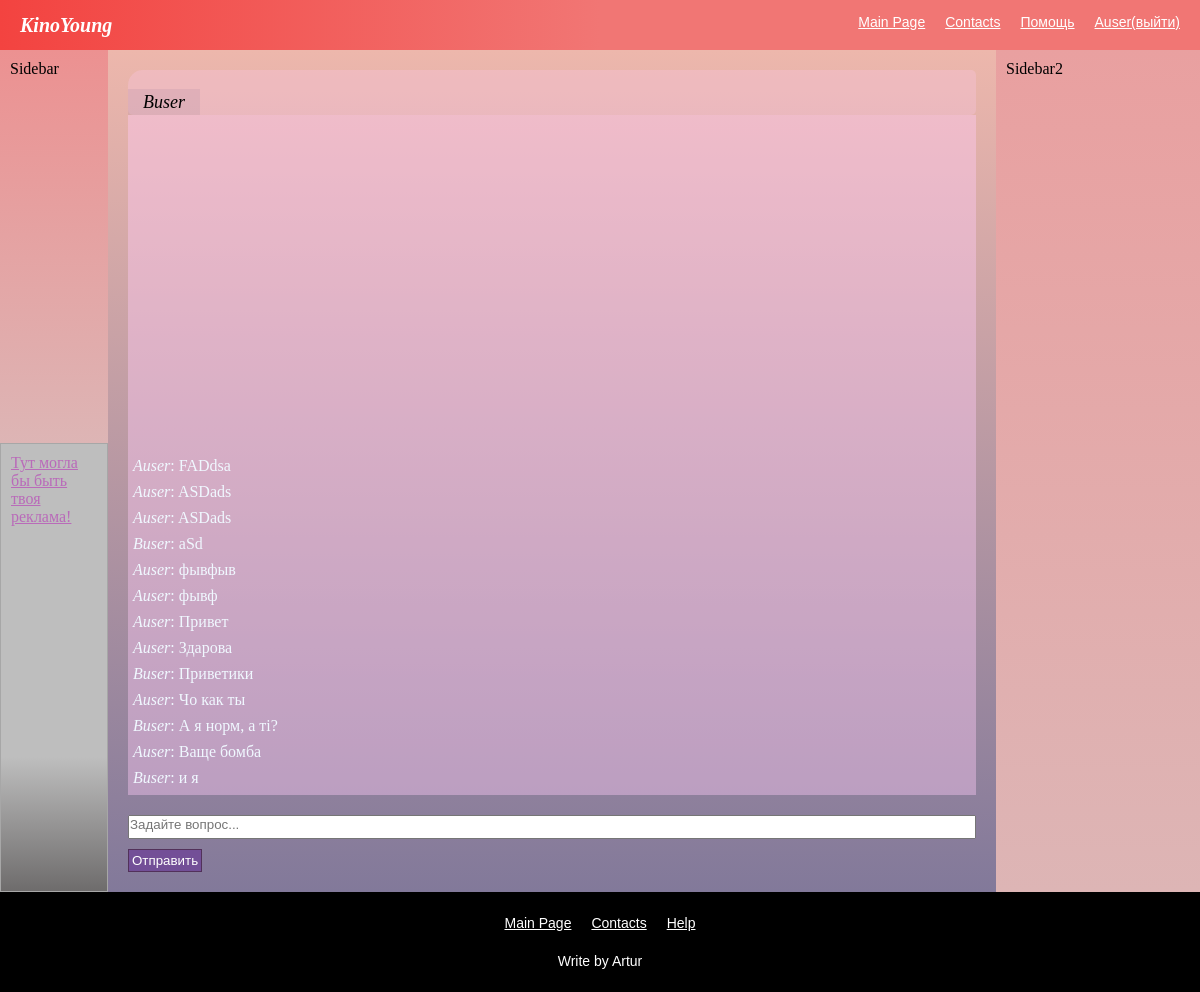
Screenshot of /help/Buser (signed in) with the database file from the repository.
### manager/models.py (models this page shows)
class KinoUsers(AbstractUser):
    username = models.CharField(max_length=40, unique = True)
    money = models.IntegerField(default=0)
    is_support = models.BooleanField(default=False)

class Message(models.Model):
    user = models.ForeignKey(KinoUsers, on_delete=models.CASCADE)
    timestamp = models.DateTimeField(auto_now_add=True)
    content = models.TextField()
    chat = models.ForeignKey(Chat, related_name='messages', on_delete=models.CASCADE)

### manager/views.py (the view)
# urls.py: path("help/<slug:clientname>", views.help_forsup, name="help_forsup"),
def help_forsup(request, clientname):
    if request.user.is_authenticated and request.user.is_support:
        print("This is from", request.user)
        chats_list = Chat.objects.filter(user_support=request.user)
        users_list = []
        for i in chats_list:
            users_list.append(i.user_main.username)
        print(users_list)
        chat_history=get_chat_history(clientname, True)
        return render(request, "manager/help.html", context = {"users_list": users_list, "clientname":clientname, "chat_history":chat_history})
    return redirect("login")

### manager/views.py (called while the page is built)
def get_chat_history(user, name=False) -> list:
    chat_history = []
    if name:
        user = KinoUsers.objects.get(username=user)
    curr_chat = Chat.objects.get(user_main=user)
    chat_history = Message.objects.filter(chat=curr_chat).order_by("-timestamp")
    return chat_history

### manager/templates/manager/help.html (shortened to what this page needs)
{% extends "manager/base.html" %}
{% load static %}
{%block initializion%}
<link rel="stylesheet" href="{% static 'manager/css/help.css' %}">
{%endblock%}
{% block content %}
<main>
    {% if request.user.is_support %}
    <div class="select-chat-wrapper">
        <div class="select-chat">
            {%for username in users_list%}
                {%if username == clientname%}
                    <a id="selected_user" class="selected_user" href="#">{{username}}</a>
                {%else%}
                    <a href="{% url 'help_forsup' clientname=username %}">{{username}}</a>
                {%endif%}
            {%endfor%}
        </div>
    </div>
    {%else%}
        <a id="selected_user" href="#"></a>
    {%endif%}
    <div class="chat-wrapper">
        <div class="chat-history">
            {%for message in chat_history%}
                <div class="message"><i>{{message.user.username}}</i>: {{message.content}}</div>
            {%endfor%}
        </div>
    </div>
    <input class="input-field" type="text" minlength="1" maxlength="100" size="40" placeholder="Задайте вопрос...">
    <div class="act-menu">
        <button class="button-sub"> Отправить </button>
    </div>
</main>
{% endblock %}

### manager/templates/manager/base.html (shortened to what this page needs)
{% load static %}
<!DOCTYPE html>
<html lang="en">
<head>
    <link rel="stylesheet" href="{% static 'manager/css/main.css' %}">
    {%block initializion%}
    {%endblock%}
</head>
<body>
    <div class="wrapper">
        <header>
            <div><b><a href ="{% url 'main_page' %}" class="logo">KinoYoung</a></b></div>
            <nav>
                <ul>
                    <li><a href ="{% url 'main_page' %}">Main Page</a></li>
                    <li><a href ="{% url 'contacts' %}">Contacts</a></li>
                    {% if request.user.is_authenticated %}
                        <li><a href ="{% url 'help' %}">Помощь</a></li>
                        <li><a href ="{% url 'logout' %}" class = "username">{{request.user.username}}(выйти)</a></li>
                    {%else%}
                        <li><a href ="{% url 'login' %}">Войти</a></li>
                    {%endif%}
                </ul>
            </nav>
        </header>
        <aside class="sidebar">Sidebar</aside>
        <aside class="sidebar2">Sidebar2</aside>
        <aside class="ads"><a href="#">Тут могла бы быть твоя реклама!</a></aside>
        {% block content %}
        {% endblock %}
        <footer>
            <nav>
                <ul>
                    <li><a href ="{% url 'main_page' %}">Main Page</a></li>
                    <li><a href ="{% url 'contacts' %}">Contacts</a></li>
                    <li><a href ="{% url 'help' %}">Help</a></li>
                </ul>
            </nav>
            <p>Write by Artur</p>
        </footer>
    </div>
</body>
</html>

### manager/static/manager/css/main.css (style rules this page uses)
* { margin:0; padding:0; box-sizing: border-box; }
.wrapper { height: 100vh; display: grid; grid-template-columns: 9% auto 17%; grid-template-rows:50px auto auto 100px; grid-template-areas: "header header header" "sidebar content sidebar2" "ads content sidebar2" "footer footer footer"; }
header { grid-area: header; background-image: linear-gradient(to right, #f34340 , #f17674 50%); display:grid; align-content:center; grid-template-columns: 1fr 1fr; padding:0 20px 0 20px; }
.sidebar { grid-area: sidebar; background-color:#e1e1e1; padding:10px; background-image: linear-gradient(to bottom, #ec9191, #ddb5b5 ); }
.sidebar2 { grid-area: sidebar2; background-color:#eeeeee; padding:10px; background-image: linear-gradient(to bottom, #e9a0a0, #ddb5b5 ); }
.ads { grid-area: ads; background-color:#e4e4e4; border: solid 1px; border-color: #a7a7a7; background-image: linear-gradient(to bottom,#bebebe 70%, #6e6c6c); padding:10px; }
footer { grid-area: footer; background-color:black; color:white; display: flex; flex-direction:column; justify-content: space-evenly; align-items: center; font: 14px "Fira Sans", sans-serif; }
nav ul { list-style:none; display:flex; }
nav ul>li:not(:first-child) { padding-left: 20px; }
nav ul>li>a { color:white; }
header nav { grid-column:-1; font: 14px "Fira Sans", sans-serif; }
.logo { color:white; font-size: 20px; font-style: oblique; text-decoration: none; }
.ads a { color:rgba(179, 11, 179, 0.467) }

### manager/static/manager/css/help.css (style rules this page uses)
main { grid-area: content; display: flex; flex-flow: column wrap; justify-content: flex-end; padding:20px; background-image: linear-gradient(to top, #82799a, #edb7ac); }
.select-chat-wrapper { height:45px; background-color: rgba(255, 203, 248, 0.233); border-radius: 15px 5px 5px 5px; }
.select-chat { display: flex; flex-flow: row wrap; justify-content: flex-start; align-items: flex-end; height:45px; }
.select-chat a { padding-left: 15px; padding-right: 15px; padding-top: 3px; padding-bottom: 2px; text-decoration: none; font-style: italic; font-size: 18px; color: black; }
.selected_user { background-color: rgba(153, 123, 149, 0.166); }
.chat-wrapper { height: 680px; overflow-y: scroll; }
.chat-history { display: flex; flex-flow: column-reverse nowrap; justify-content: flex-start; resize: none; border: None; min-height: 680px; background-color: rgba(255, 203, 248, 0.4); }
.message { color:aliceblue; margin-left: 5px; margin-bottom: 8px; }
.input-field { margin-top: 20px; margin-bottom: 5px; padding-bottom: 5px; max-lines: 3; }
.act-menu { margin-top: 5px; }
.button-sub { height: auto; padding: 3px; border: solid 1px rgba(69, 37, 65, 0.7); background-color: rgba(108, 60, 150, 0.7); color: white; text-decoration: none; }

### rows the page displays
KinoUsers: user.username "Auser"
KinoUsers: users_list "Buser"
Message: user.username "Buser", content "и я"
Message: user.username "Auser", content "Ваще бомба"
Message: user.username "Buser", content "А я норм, а ті?"
Message: user.username "Auser", content "Чо как ты"
Message: user.username "Buser", content "Приветики"
Message: user.username "Auser", content "Здарова"
Message: user.username "Auser", content "Привет"
Message: user.username "Auser", content "фывф"
Message: user.username "Auser", content "фывфыв"
Message: user.username "Buser", content "aSd"
Message: user.username "Auser", content "ASDads"
Message: user.username "Auser", content "ASDads"
Message: user.username "Auser", content "FADdsa"
